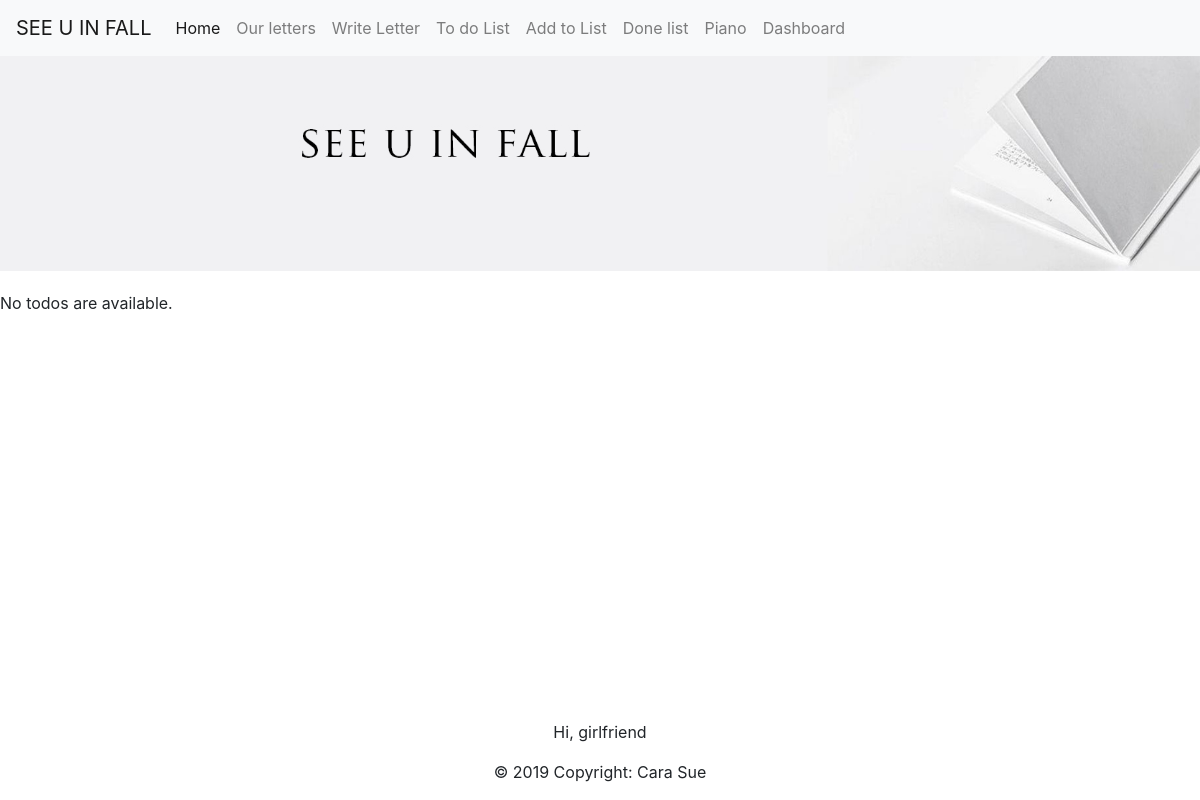
The page /letters/checkedToDos on the database as committed earlier.
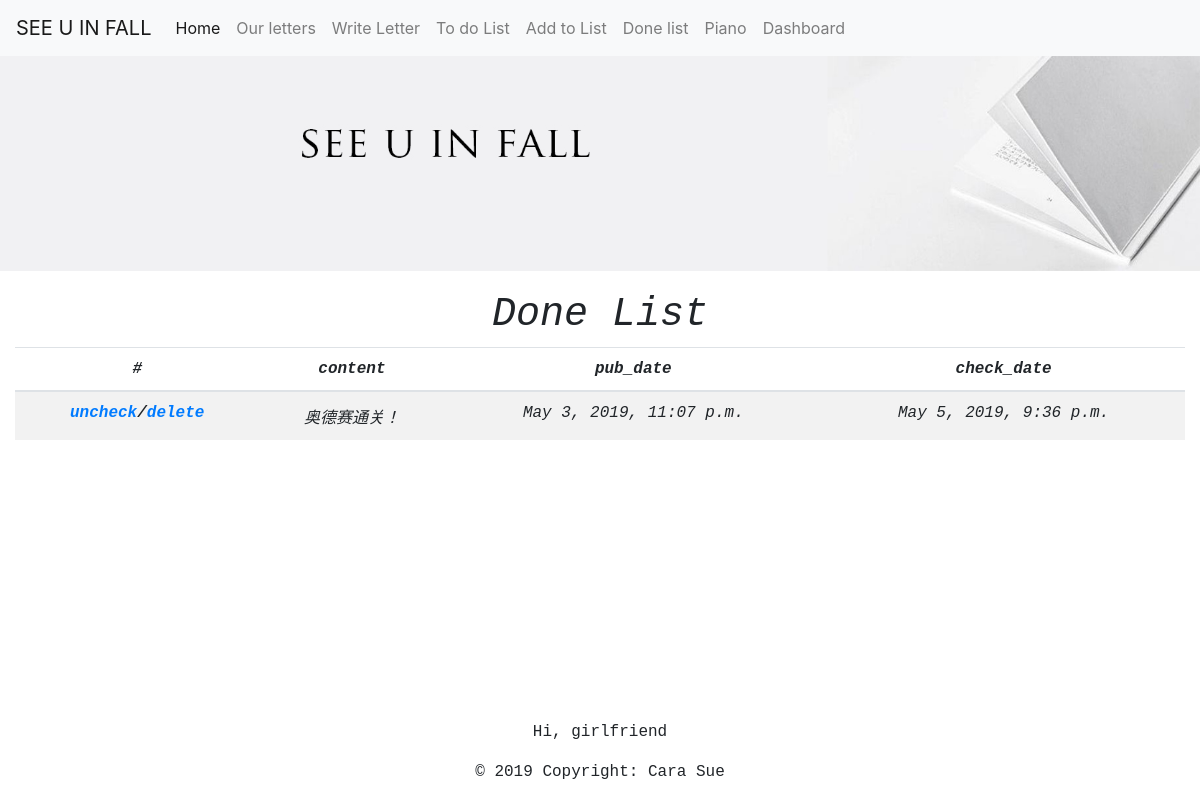
The same page on the database as committed later.
### letters/models.py (models this page shows)
class Todo(models.Model):
    content = models.CharField(max_length=20000)
    plan_md = models.CharField(max_length=20000,blank=True)
    pub_date = models.DateTimeField('date published')
    hasChecked = models.BooleanField()
    check_date = models.DateTimeField('date checked',blank=True)
    hasDeleted = models.BooleanField(default=False)

### letters/views.py (the view)
# urls.py: path('checkedToDos',views.checkedToDosView.as_view(),name='checkedToDos'),
class checkedToDosView(generic.ListView):
    template_name = 'letters/checkedToDos.html'
    context_object_name = "todos"
    def get_queryset(self):
        return Todo.objects.all().filter(hasChecked=True,hasDeleted=False)

### letters/templates/letters/checkedToDos.html
{% include "letters/base.html" %}
{% if todos %}
<div class="container-fluid text-monospace " >
<h1 class="text-center font-italic">Done List</h1>
<table class="table table-striped font-italic text-center">
  <thead>
    <tr>
      <th scope="col">#</th>
      <th scope="col">content</th>
      <th scope="col">pub_date</th>
      <th scope="col">check_date</th>
    </tr>
  </thead>
  <tbody>
   {% for todo in todos %}
    <tr>
      <th scope="row">
          <a href="{% url 'letters:uncheckToDo' todo.id%}">uncheck</a>/<a href="{% url 'letters:deleteToDo' todo.id%}">delete</a></th>
      <td>{{todo.content}}</td>
      <td>{{todo.pub_date}}</td>
      <td>{{todo.check_date}}</td>
    </tr>
  {% endfor %}
  </tbody>
</table>
{% else %}
    <p>No todos are available.</p>
{% endif %}
{% include "letters/footer.html" %}

Rows that differ between the two databases and show on the page:
added Todo: content "奥德赛通关！", pub_date "May 3, 2019, 11:07 p.m.", check_date "May 5, 2019, 9:36 p.m."
Other text that changed with them:
text no longer shown: "No todos are available."
text now shown: "Done List # content pub_date check_date"
